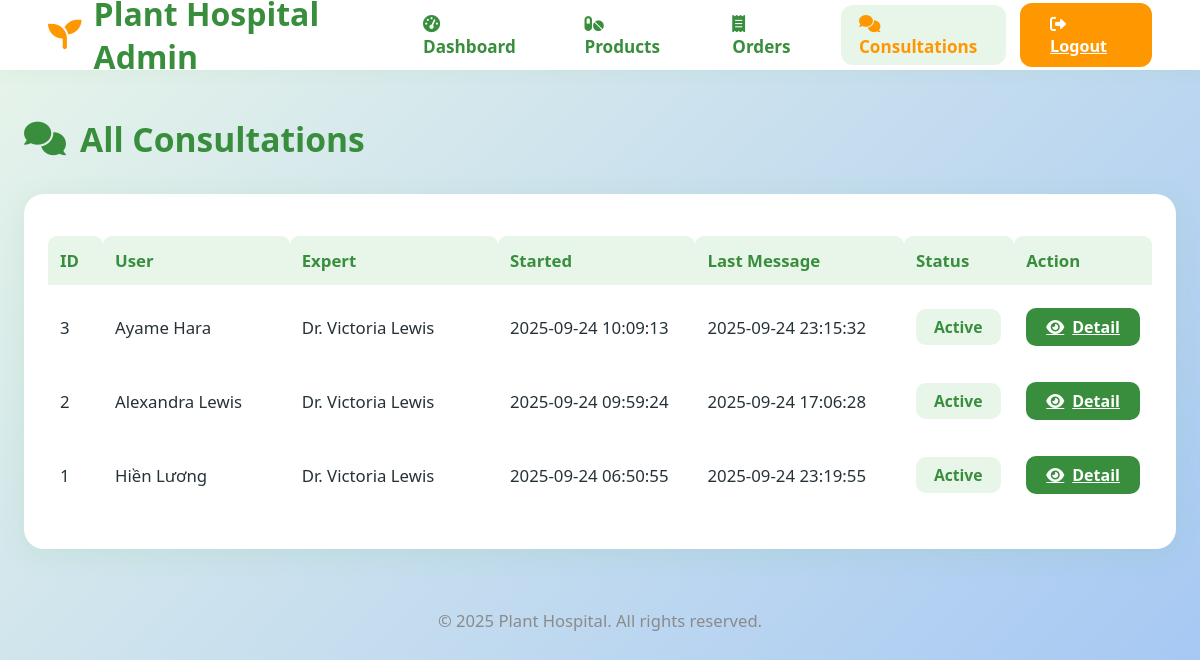
Page /admin/consultations (signed in) on the earlier database version.
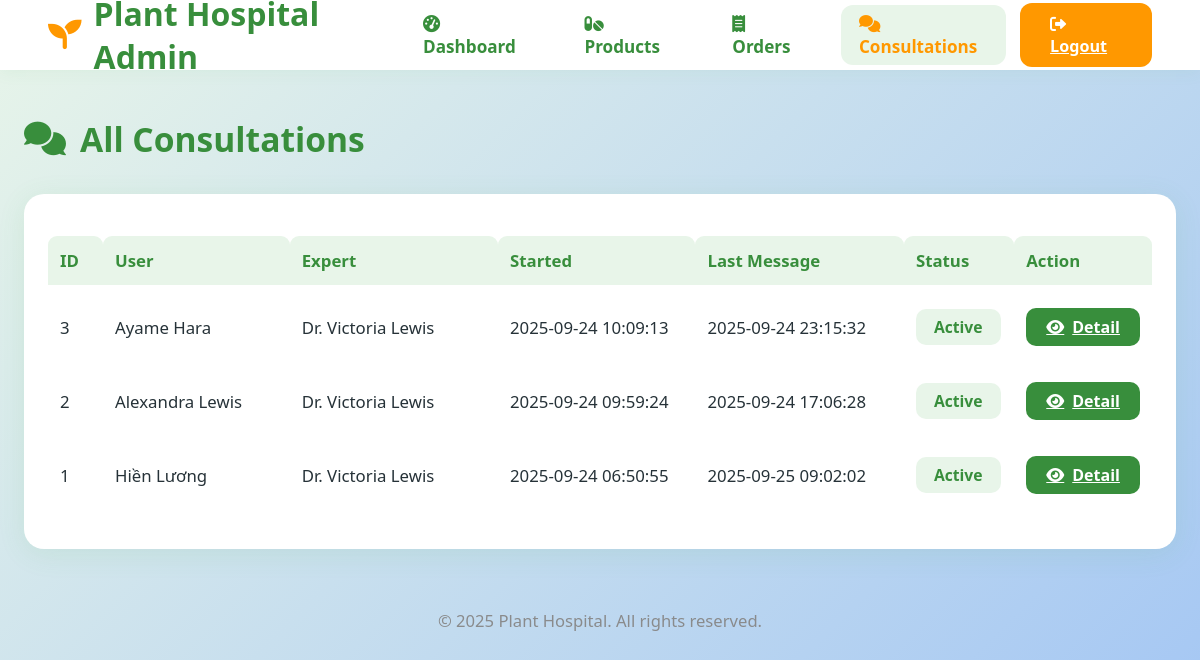
Same page on the later database version.
### tables this page shows
CREATE TABLE chat_session (
    id INTEGER PRIMARY KEY AUTOINCREMENT,
    user_id INTEGER NOT NULL,
    expert_id INTEGER NOT NULL,
    started_at TIMESTAMP DEFAULT CURRENT_TIMESTAMP,
    last_message_at TIMESTAMP DEFAULT CURRENT_TIMESTAMP,
    status TEXT DEFAULT 'active',
    FOREIGN KEY(user_id) REFERENCES user(id),
    FOREIGN KEY(expert_id) REFERENCES experts(id)
);

CREATE TABLE user (
  id INTEGER PRIMARY KEY AUTOINCREMENT,
  username TEXT UNIQUE NOT NULL,
  email TEXT UNIQUE NOT NULL,
  password TEXT NOT NULL,
  created_at TIMESTAMP NOT NULL DEFAULT CURRENT_TIMESTAMP
);

CREATE TABLE experts (
  id INTEGER PRIMARY KEY AUTOINCREMENT,
  name TEXT NOT NULL,
  email TEXT NOT NULL,
  password TEXT NOT NULL,  -- thêm dòng này!
  phone TEXT,
  specialties TEXT,
  bio TEXT,
  avatar TEXT,
  rating REAL DEFAULT 5.0,
  active BOOLEAN DEFAULT 1,
  created_at TIMESTAMP NOT NULL DEFAULT CURRENT_TIMESTAMP
);

### flaskr/admin.py (the view)
@bp.route('/consultations')
@admin_required
def consultations():
    db = get_db()
    sessions = db.execute('''
        SELECT chat_session.*, user.username as user_name, experts.name as expert_name
        FROM chat_session
        LEFT JOIN user ON chat_session.user_id = user.id
        LEFT JOIN experts ON chat_session.expert_id = experts.id
        ORDER BY chat_session.started_at DESC
    ''').fetchall()
    return render_template('admin/consultations.html', sessions=sessions)

### flaskr/admin.py (called while the page is built)
def admin_required(view):
    from functools import wraps
    def wrapped_view(**kwargs):
        if not session.get('user_id') == 1:
            return redirect(url_for('auth.login'))
        return view(**kwargs)
    return wraps(view)(wrapped_view)

### flaskr/auth.py (called while the page is built)
@bp.before_app_request
def load_logged_in_user():
    user_id = session.get('user_id')
    if user_id is None:
        g.user = None
    else:
        g.user = get_db().execute(
            'SELECT * FROM user WHERE id = ?', (user_id,)
        ).fetchone()

### flaskr/db.py (called while the page is built)
def get_db():
    if 'db' not in g:
        g.db = sqlite3.connect(
            current_app.config['DATABASE'],
            detect_types=sqlite3.PARSE_DECLTYPES
        )
        g.db.row_factory = sqlite3.Row
    return g.db

### flaskr/templates/admin/consultations.html (shortened to what this page needs)
<!DOCTYPE html>
<html lang="en">
  <head>
    <link
      rel="stylesheet"
      href="https://cdnjs.cloudflare.com/ajax/libs/font-awesome/6.0.0-beta3/css/all.min.css"
    />
  </head>
  <body>
    <header class="admin-header">
      <div class="logo">
        <i class="fas fa-seedling"></i> Plant Hospital Admin
      </div>
      <nav class="nav-menu">
        <a href="{{ url_for('admin.dashboard') }}"
          ><i class="fas fa-tachometer-alt"></i> Dashboard</a
        >
        <a href="{{ url_for('admin.products') }}"
          ><i class="fas fa-pills"></i> Products</a
        >
        <a href="{{ url_for('admin.orders') }}"
          ><i class="fas fa-receipt"></i> Orders</a
        >
        <a href="{{ url_for('admin.consultations') }}" class="active"
          ><i class="fas fa-comments"></i> Consultations</a
        >
      </nav>
      <a href="{{ url_for('auth.logout') }}" class="logout-btn"
        ><i class="fas fa-sign-out-alt"></i> Logout</a
      >
    </header>
    <main class="admin-main">
      <div class="page-title">
        <i class="fas fa-comments"></i> All Consultations
      </div>
      <div class="consult-table-card">
        <table>
          <tr>
            <th style="width: 5%">ID</th>
            <th style="width: 17%">User</th>
            <th style="width: 19%">Expert</th>
            <th style="width: 18%">Started</th>
            <th style="width: 19%">Last Message</th>
            <th style="width: 10%">Status</th>
            <th style="width: 13%">Action</th>
          </tr>
          {% for s in sessions %}
          <tr>
            <td>{{ s['id'] }}</td>
            <td>{{ s['user_name'] or s['user_id'] }}</td>
            <td>{{ s['expert_name'] or s['expert_id'] }}</td>
            <td>{{ s['started_at'] }}</td>
            <td>{{ s['last_message_at'] }}</td>
            <td>
              <span class="status-badge {{ s['status']|lower }}"
                >{{ s['status'].capitalize() }}</span
              >
            </td>
            <td>
              <a
                href="{{ url_for('admin.consultation_detail', session_id=s['id']) }}"
                class="btn-detail"
              >
                <i class="fas fa-eye"></i> Detail</a
              >
            </td>
          </tr>
          {% else %}
          <tr>
            <td colspan="7" style="text-align: center; color: #aaa">
              No consultation sessions found.
            </td>
          </tr>
          {% endfor %}
        </table>
      </div>
      <div class="footer">&copy; 2025 Plant Hospital. All rights reserved.</div>
    </main>
  </body>
</html>

Differences in the rows shown:
changed chat_session "Hiền Lương": last_message_at "2025-09-24 23:19:55" → "2025-09-25 09:02:02"
